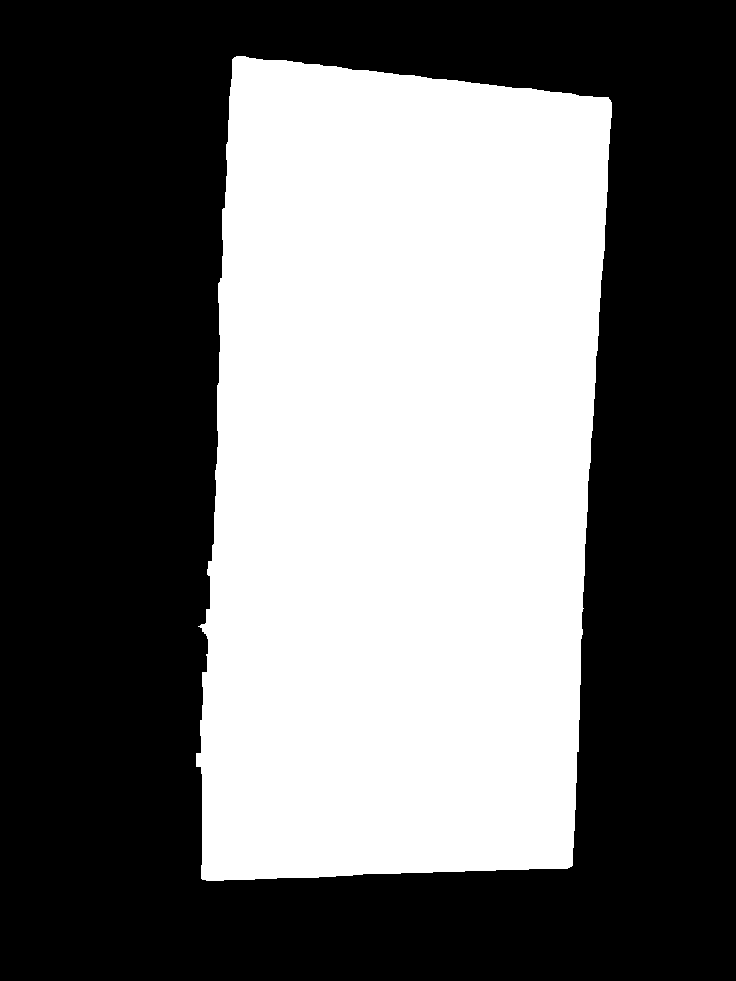
#> input picture design_matcher/sample_data/test_b_closed.png, 736 x 981 px
$ python -i linework_to_mask.py   (imports and definitions only)
#> lines starting #> are read from the running program, lines starting #| are printed output that depends on the picture; after the words box and inside, x2 and y2 are one past the last pixel; in counts of white or black regions, pixels touching at a corner belong together
#> `picture = cv2.imread('../sample_data/test_b_closed.png', cv2.IMREAD_GR..`: picture: shape (981, 736); 41.7% white; 1 white region, box (x1, y1, x2, y2) and area: (196, 56, 612, 881) 301029
### design_matcher/engine/config.py
"""
Engine configuration constants and settings.
All constants have sane defaults and can be configured per deployment.
"""

from __future__ import annotations

import os
from dataclasses import dataclass
from pathlib import Path
from typing import Optional


@dataclass
class EngineConfig:
    """Configuration settings for PDF rendering, indexing, and matching."""

    # PDF Rendering
    RENDER_DPI: int = 200

    # Mask & Feature Constants
    MASK_SIZE: int = 256
    MIN_DESIGN_AREA: int = 2500  # min bounding box area (w * h) at 200 DPI
    MAX_ASPECT_RATIO: float = 8.0  # ignore banners, slivers, headers
    THUMB_SIZE: int = 120  # thumbnail size (px)

    # Retrieval and Re-ranking
    TOP_K: int = 10
    RERANK_N: int = 20
    MIN_CONFIDENCE: float = 40.0  # scores below this trigger no_confident_match

    # Scoring Weights
    WEIGHT_EMBEDDING: float = 0.45
    WEIGHT_IOU: float = 0.35
    WEIGHT_CHAMFER: float = 0.20
    WEIGHT_ASPECT_PENALTY: float = 0.15

    # Storage Paths
    DB_PATH: Path = Path(os.environ.get("DESIGN_MATCHER_DB", "catalogs.db"))
    INDEX_PATH: Path = Path(os.environ.get("DESIGN_MATCHER_INDEX", "vectors.index"))
    MODELS_DIR: Path = Path(os.environ.get("DESIGN_MATCHER_MODELS", "models"))

    # Hardware / Concurrency
    EMBEDDER_TYPE: str = os.environ.get("DESIGN_MATCHER_EMBEDDER", "classical")
    MAX_WORKERS: int = max(1, min(4, (os.cpu_count() or 2) - 1))

    # DXF Linework & Mask Configuration
    MASK_RENDER_SIZE: int = 1600
    DXF_IGNORE_LAYERS: Optional[list[str]] = None
    DXF_GAP_TOLERANCE_RATIO: float = 0.001  # 0.1% of design diagonal
    DXF_FLATTEN_DIST_RATIO: float = 0.0005  # 0.05% of drawing diagonal
    DXF_OPEN_STROKE_RATIO: float = 0.003   # 0.3% of long side
    DXF_MAX_BLOCK_DEPTH: int = 8

    def __post_init__(self):
        if self.DXF_IGNORE_LAYERS is None:
            self.DXF_IGNORE_LAYERS = [
                "dim",
                "defpoints",
                "text",
                "grid",
                "axis",
                "construction",
                "hatch_fill",
                "viewport",
            ]


# Global default configuration instance
config = EngineConfig()

### design_matcher/engine/linework_to_mask.py
"""
Linework to Stencil Mask Converter.
Converts 2D CAD/DXF vector linework or outline-only PDF renderings into standardized
binary stencil masks:
- White (255) = solid metal panel material
- Black (0) = cut-outs, apertures, slits, voids

Primary vector pipeline uses Shapely 2.x for endpoint snapping, noding, polygonization,
and even-odd (nesting depth) XOR rasterization.
Fallback raster pipeline uses morphological closing, exterior flood fill, and connected
component adjacency depth.
"""

from __future__ import annotations

import logging
from collections import deque
from typing import Any, Dict, List, Optional, Tuple, Union

import cv2
import numpy as np
from shapely import STRtree, set_precision
from shapely.geometry import LineString, Point, Polygon, box
from shapely.ops import polygonize, polygonize_full, unary_union

from .config import EngineConfig, config as default_config

logger = logging.getLogger(__name__)


# [459 lines left out: functions _snap_endpoints_strtree, _raster_fallback, linework_to_mask, is_outline_only, not called in this run]


def outline_to_mask(
    gray: np.ndarray,
    cfg: Optional[EngineConfig] = None,
) -> Tuple[np.ndarray, Dict[str, Any]]:
    """
    Converts a grayscale outline-only page image into a solid stencil mask using the
    raster parity fill pipeline.
    """
    c = cfg or default_config
    if gray.ndim == 3:
        gray = cv2.cvtColor(gray, cv2.COLOR_BGR2GRAY)

    h, w = gray.shape[:2]
#> h = 981; w = 736
    # Threshold strokes
    _, binary = cv2.threshold(gray, 0, 255, cv2.THRESH_BINARY_INV + cv2.THRESH_OTSU)

    # Linework as 2px white on black
    k_size = max(3, int(round(max(h, w) * 0.002)))
#> k_size = 3
    if k_size % 2 == 0:
        k_size += 1
    kernel = cv2.getStructuringElement(cv2.MORPH_RECT, (k_size, k_size))
#> kernel = [[1, 1, 1], [1, 1, 1], [1, 1, 1]]
    closed = cv2.morphologyEx(binary, cv2.MORPH_CLOSE, kernel)
#> closed: shape (981, 736); 58.3% white; 1 black region, box (x1, y1, x2, y2) and area: (196, 56, 612, 881) 301024

    # Flood fill exterior from corner
    flooded = closed.copy()
    cv2.floodFill(flooded, None, (0, 0), 128)

    enclosed = (flooded == 0).astype(np.uint8)
    num_labels, labels, stats, _ = cv2.connectedComponentsWithStats(enclosed, connectivity=8)
#> num_labels = 2; stats = [[0, 0, 736, 981, 420992], [196, 56, 416, 825, 301024]]

    bridge_k = max(7, k_size + 4)
#> bridge_k = 7
    if bridge_k % 2 == 0:
        bridge_k += 1
    bridge_kernel = cv2.getStructuringElement(cv2.MORPH_RECT, (bridge_k, bridge_k))

    adj: Dict[int, set] = {i: set() for i in range(num_labels)}
    for i in range(1, num_labels):
        x0 = max(0, stats[i, cv2.CC_STAT_LEFT] - bridge_k)
        y0 = max(0, stats[i, cv2.CC_STAT_TOP] - bridge_k)
        x1 = min(w, stats[i, cv2.CC_STAT_LEFT] + stats[i, cv2.CC_STAT_WIDTH] + bridge_k)
        y1 = min(h, stats[i, cv2.CC_STAT_TOP] + stats[i, cv2.CC_STAT_HEIGHT] + bridge_k)

        roi_labels = labels[y0:y1, x0:x1]
        roi_flooded = flooded[y0:y1, x0:x1]

        mask_i = (roi_labels == i).astype(np.uint8)
        dilated_i = cv2.dilate(mask_i, bridge_kernel)

        if np.any((dilated_i > 0) & (roi_flooded == 128)):
            adj[0].add(i)
            adj[i].add(0)

        touching = np.unique(roi_labels[dilated_i > 0])
        for j in touching:
            if j > 0 and j != i:
                adj[i].add(int(j))
                adj[int(j)].add(i)
#> this loop made 1 pass
#> (x0, y0, x1, y1, touching) on pass 1: (189, 49, 619, 888, [0, 1])
#> pass 1, in outline_to_mask, `roi_labels = labels[y0:y1, x0:x1]`:
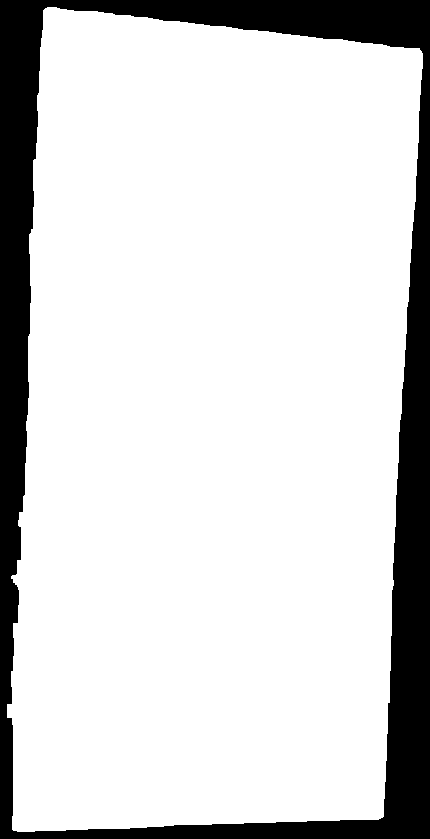
#> roi_labels: shape (839, 430) int32; values 0 (black) and 1 (white), 83.4% white; 1 black region, box (x1, y1, x2, y2) and area: (0, 0, 430, 839) 59746
#> pass 1, in outline_to_mask, `dilated_i = cv2.dilate(mask_i, bridge_kernel)`:
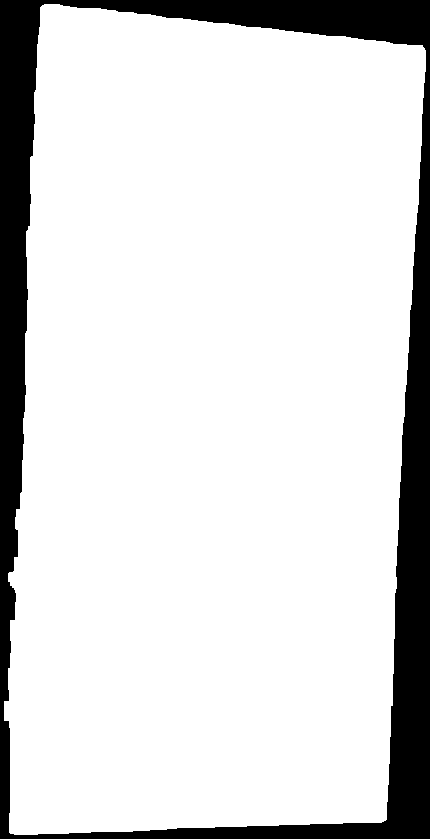
#> dilated_i: shape (839, 430); values 0 (black) and 1 (white), 85.5% white; 1 black region, box (x1, y1, x2, y2) and area: (0, 0, 430, 839) 52138

    depth: Dict[int, int] = {0: 0}
    q = deque([0])
    while q:
        u = q.popleft()
        for v in adj[u]:
            if v not in depth:
                depth[v] = depth[u] + 1
                q.append(v)

    out_mask = np.zeros((h, w), dtype=np.uint8)
    for lbl, d in depth.items():
        if lbl > 0 and d % 2 == 1:
            out_mask[labels == lbl] = 255

    for lbl in range(1, num_labels):
        if lbl not in depth:
            out_mask[labels == lbl] = 255

    return out_mask, {"used_fallback": True, "n_faces": num_labels - 1}

>>> import cv2
>>> picture = cv2.imread('../sample_data/test_b_closed.png', cv2.IMREAD_GRAYSCALE)
>>> result = outline_to_mask(picture)
